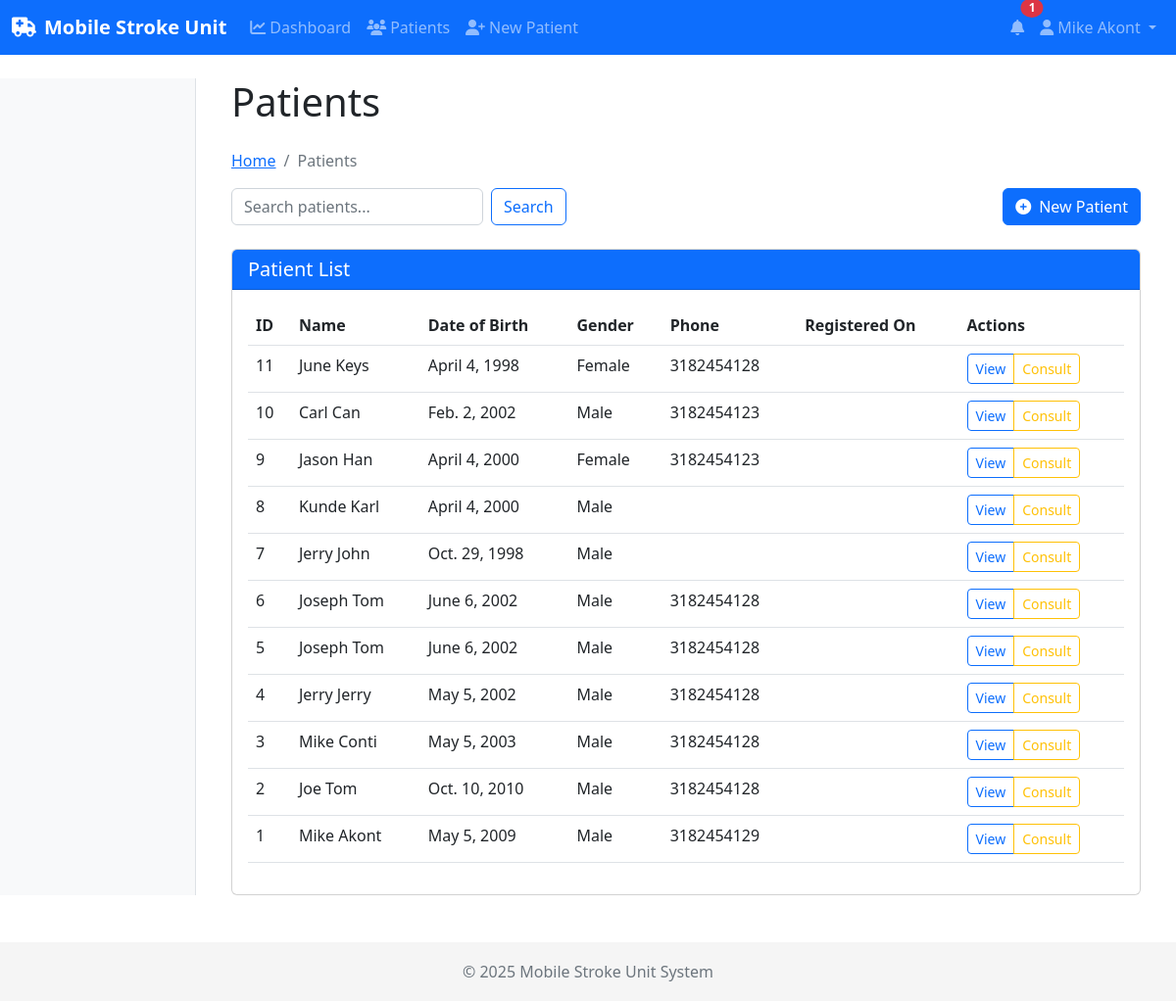
The page /patients/ (signed in) on the database its author committed.
### accounts/models.py (models this page shows, shortened)
class User(AbstractUser):
    class Role(models.TextChoices):
        PATIENT = 'PATIENT', 'Patient'
        TECHNICIAN = 'TECHNICIAN', 'Technician'
        NEUROLOGIST = 'NEUROLOGIST', 'Neurologist'
    role = models.CharField(
        max_length=20,
        choices=Role.choices,
        default=Role.PATIENT
    )
    phone_number = models.CharField(max_length=15, blank=True)
    groups = models.ManyToManyField(
        'auth.Group',
        related_name='custom_user_set',
        blank=True,
        help_text='The groups this user belongs to. A user will get all permissions granted to each of their groups.',
        verbose_name='groups',
    )
    user_permissions = models.ManyToManyField(
        'auth.Permission',
        related_name='custom_user_set',
        blank=True,
        help_text='Specific permissions for this user.',
        verbose_name='user permissions',
    )
    @property
    def is_technician(self):
        return self.role == self.Role.TECHNICIAN

### patients/models.py (models this page shows, shortened)
class Patient(models.Model):
    GENDER_CHOICES = [
        ('M', 'Male'),
        ('F', 'Female'),
        ('O', 'Other'),
    ]
    first_name = models.CharField(max_length=100)
    last_name = models.CharField(max_length=100)
    date_of_birth = models.DateField()
    gender = models.CharField(max_length=1, choices=GENDER_CHOICES)
    phone_number = models.CharField(max_length=15, blank=True)
    address = models.TextField(blank=True)
    emergency_contact_name = models.CharField(max_length=100, blank=True)
    emergency_contact_phone = models.CharField(max_length=15, blank=True)
    medical_history = models.TextField(blank=True)
    current_medications = models.TextField(blank=True)
    allergies = models.TextField(blank=True)
    registered_by = models.ForeignKey(User, on_delete=models.SET_NULL, null=True, related_name='registered_patients')
    registration_date = models.DateTimeField(auto_now_add=True)
    user_account = models.OneToOneField(User, on_delete=models.SET_NULL, null=True, blank=True, related_name='patient_record')
    access_code = models.CharField(max_length=8, unique=True, blank=True, null=True)
    access_code_expiry = models.DateTimeField(blank=True, null=True)
    class Meta:
        ordering = ['-registration_date']

### patients/views.py (the view)
# urls.py: path('', views.patient_list, name='list'),
@login_required
def patient_list(request):
    if not (hasattr(request.user, 'is_technician') and request.user.is_technician or
            hasattr(request.user, 'is_neurologist') and request.user.is_neurologist):
        messages.error(request, "You don't have permission to view patient list.")
        return redirect('home')
    search_query = request.GET.get('q', '')
    action = request.GET.get('action', '')
    if search_query:
        patients = Patient.objects.filter(
            Q(first_name__icontains=search_query) |
            Q(last_name__icontains=search_query) |
            Q(phone_number__icontains=search_query) |
            Q(medical_history__icontains=search_query)
        )
        patient_count = patients.count()
        if patient_count == 0:
            messages.info(request, f"No patients found matching '{search_query}'")
        else:
            messages.info(request, f"Found {patient_count} patient(s) matching '{search_query}'")
    else:
        patients = Patient.objects.all()
    try:
        patients = patients.order_by('-created_at')
    except:
        try:
            patients = patients.order_by('-registration_date')
        except:
            pass  # No ordering if neither field exists
    return render(request, 'patients/patient_list.html', {
        'patients': patients,
        'search_query': search_query,
        'action': action
    })

### templates/patients/patient_list.html (shortened to what this page needs)
{% extends "base.html" %}
{% block content %}
<div class="container">
    <h1 class="mb-4">Patients</h1>
    <nav aria-label="breadcrumb">
        <ol class="breadcrumb">
            <li class="breadcrumb-item"><a href="{% url 'home' %}">Home</a></li>
            <li class="breadcrumb-item active">Patients</li>
        </ol>
    </nav>
    <div class="d-flex justify-content-between mb-4">
        <div>
            <form class="d-flex" method="get">
                <input type="text" name="q" class="form-control me-2" placeholder="Search patients..." value="{{ request.GET.q|default:'' }}">
                <button type="submit" class="btn btn-outline-primary">Search</button>
            </form>
        </div>
        {% if user.role == 'TECHNICIAN' or user.is_technician %}
            <a href="{% url 'patients:register_patient' %}" class="btn btn-primary">
                <i class="fas fa-plus-circle me-2"></i>New Patient
            </a>
        {% endif %}
    </div>
    <div class="card">
        <div class="card-header bg-primary text-white">
            <h5 class="mb-0">Patient List</h5>
        </div>
        <div class="card-body">
            {% if patients %}
                <div class="table-responsive">
                    <table class="table table-hover">
                        <thead>
                            <tr>
                                <th>ID</th>
                                <th>Name</th>
                                <th>Date of Birth</th>
                                <th>Gender</th>
                                <th>Phone</th>
                                <th>Registered On</th>
                                <th>Actions</th>
                            </tr>
                        </thead>
                        <tbody>
                            {% for patient in patients %}
                                <tr>
                                    <td>{{ patient.id }}</td>
                                    <td>{{ patient.first_name }} {{ patient.last_name }}</td>
                                    <td>{{ patient.date_of_birth }}</td>
                                    <td>{{ patient.get_gender_display }}</td>
                                    <td>{{ patient.phone_number }}</td>
                                    <td>{{ patient.created_at|date:"M d, Y" }}</td>
                                    <td>
                                        <div class="btn-group" role="group">
                                            <a href="{% url 'patients:detail' patient_id=patient.id %}" class="btn btn-sm btn-outline-primary">View</a>
                                            {% if user.role == 'TECHNICIAN' or user.is_technician %}
                                                <button type="button" class="btn btn-sm btn-outline-warning" data-bs-toggle="modal" data-bs-target="#consultationModal{{ patient.id }}">
                                                    Consult
                                                </button>
                                            {% endif %}
                                        </div>
                                    </td>
                                </tr>
                            {% endfor %}
                        </tbody>
                    </table>
                </div>
            {% endif %}
        </div>
    </div>
</div>
{% endblock %}

### templates/base.html (shortened to what this page needs)
<!DOCTYPE html>
<html lang="en">
<head>
    <link href="https://cdn.jsdelivr.net/npm/bootstrap@5.2.3/dist/css/bootstrap.min.css" rel="stylesheet">
    <link rel="stylesheet" href="https://cdnjs.cloudflare.com/ajax/libs/font-awesome/6.1.1/css/all.min.css">
</head>
<body>
    <nav class="navbar navbar-expand-md navbar-dark bg-primary fixed-top">
        <div class="container-fluid">
            <a class="navbar-brand" href="{% url 'home' %}">
                <i class="fas fa-ambulance me-2"></i>Mobile Stroke Unit
            </a>
            <div class="collapse navbar-collapse" id="navbarNav">
                <ul class="navbar-nav me-auto">
                    {% if user.is_authenticated %}
                        {% if user.is_technician %}
                            <li class="nav-item">
                                <a class="nav-link" href="{% url 'consultations:technician_dashboard' %}">
                                    <i class="fas fa-chart-line me-1"></i>Dashboard
                                </a>
                            </li>
                            <li class="nav-item">
                                <a class="nav-link" href="{% url 'patients:list' %}">
                                    <i class="fas fa-users me-1"></i>Patients
                                </a>
                            </li>
                            <li class="nav-item">
                                <a class="nav-link" href="{% url 'patients:register_patient' %}">
                                    <i class="fas fa-user-plus me-1"></i>New Patient
                                </a>
                            </li>
                        {% elif user.is_patient %}
                            <li class="nav-item">
                                <a class="nav-link" href="{% url 'patients:dashboard' %}">
                                    <i class="fas fa-chart-line me-1"></i>Dashboard
                                </a>
                            </li>
                        {% endif %}
                    {% endif %}
                </ul>
                <ul class="navbar-nav">
                    {% if user.is_authenticated %}
                        <li class="nav-item position-relative">
                            <a class="nav-link" href="{% url 'consultations:notifications' %}">
                                <i class="fas fa-bell"></i>
                                {% with unread_count=user.notifications.all|length %}
                                    {% if unread_count > 0 %}
                                        <span class="badge bg-danger notification-badge">
                                            {{ unread_count }}
                                        </span>
                                    {% endif %}
                                {% endwith %}
                            </a>
                        </li>
                        <li class="nav-item dropdown">
                            <a class="nav-link dropdown-toggle" href="#" id="navbarDropdown" role="button" data-bs-toggle="dropdown">
                                <i class="fas fa-user me-1"></i>{{ user.get_full_name|default:user.username }}
                            </a>
                        </li>
                    {% endif %}
                </ul>
            </div>
        </div>
    </nav>
    <div class="container-fluid content mt-4 mb-5">
        {% block content_full %}
            <div class="row">
                {% block sidebar %}
                    {% if user.is_authenticated %}
                        <div class="col-md-3 col-lg-2 d-md-block sidebar collapse">
                        </div>
                        <main class="col-md-9 col-lg-10 px-md-4">
                            {% block content %}{% endblock %}
                        </main>
                    {% else %}
                        <main class="col-12">
                            {% block main_content %}{% endblock %}
                        </main>
                    {% endif %}
                {% endblock %}
            </div>
        {% endblock %}
    </div>
    <footer class="footer">
        <div class="container text-center">
            <span class="text-muted">© {% now 'Y' %} Mobile Stroke Unit System</span>
        </div>
    </footer>
</body>
</html>

### templates/base.html (style rules this page uses)
body { padding-top: 56px; min-height: 100vh; display: flex; flex-direction: column; }
.content { flex: 1; }
.navbar-brand { font-weight: bold; }
.sidebar { min-height: calc(100vh - 56px); background-color: #f8f9fa; border-right: 1px solid #dee2e6; padding-top: 20px; }
.footer { margin-top: auto; height: 60px; background-color: #f5f5f5; display: flex; align-items: center; }
.notification-badge { position: absolute; top: 0; right: 0; padding: 0.25rem 0.5rem; font-size: 0.75rem; line-height: 1; border-radius: 50%; transform: translate(50%, -50%); }

### rows shown on the page
User: get_full_name "Mike Akont"
Patient: id "11", first_name "June", last_name "Keys", date_of_birth "April 4, 1998", gender "Female", phone_number "3182454128"
Patient: id "10", first_name "Carl", last_name "Can", date_of_birth "Feb. 2, 2002", gender "Male", phone_number "3182454123"
Patient: id "9", first_name "Jason", last_name "Han", date_of_birth "April 4, 2000", gender "Female", phone_number "3182454123"
Patient: id "8", first_name "Kunde", last_name "Karl", date_of_birth "April 4, 2000", gender "Male"
Patient: id "7", first_name "Jerry", last_name "John", date_of_birth "Oct. 29, 1998", gender "Male"
Patient: id "6", first_name "Joseph", last_name "Tom", date_of_birth "June 6, 2002", gender "Male", phone_number "3182454128"
Patient: id "5", first_name "Joseph", last_name "Tom", date_of_birth "June 6, 2002", gender "Male", phone_number "3182454128"
Patient: id "4", first_name "Jerry", last_name "Jerry", date_of_birth "May 5, 2002", gender "Male", phone_number "3182454128"
Patient: id "3", first_name "Mike", last_name "Conti", date_of_birth "May 5, 2003", gender "Male", phone_number "3182454128"
Patient: id "2", first_name "Joe", last_name "Tom", date_of_birth "Oct. 10, 2010", gender "Male", phone_number "3182454128"
Patient: id "1", first_name "Mike", last_name "Akont", date_of_birth "May 5, 2009", gender "Male", phone_number "3182454129"

### other values the page prints
{{ unread_count }} "1"
